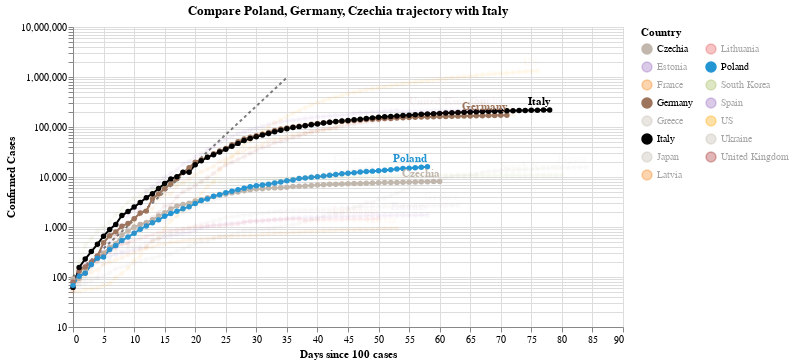

Notebook source saved alongside this figure:
### Code cell
#hide_input
chart2 = make_since_chart(dff2,['Poland', 'Germany', 'Czechia'], baseline_countries)
chart2

### Figure 1 — Vega-Lite specification as saved in the notebook (floating-point values rounded to 4 significant figures; data arrays with more than 128 entries replaced by an {"elided": "..."} marker saying what was removed)
{"config": {"view": {"continuousWidth": 400, "continuousHeight": 300}}, "layer": [{"data": {"name": "data-628230001892d6798b50651be41d1b3e"}, "mark": {"type": "line", "color": "black", "opacity": 0.5, "strokeDash": [3, 3]}, "encoding": {"x": {"type": "quantitative", "field": "Days since 100 cases"}, "y": {"type": "quantitative", "field": "Confirmed Cases"}}}, {"data": {"name": "data-bd0f9c2c95d9cda0ca8de9f960e61161"}, "mark": {"type": "line", "point": true}, "encoding": {"color": {"type": "nominal", "field": "Country", "legend": {"columns": 2}, "scale": {"domain": ["Czechia", "Estonia", "France", "Germany", "Greece", "Italy", "Japan", "Latvia", "Lithuania", "Poland", "South Korea", "Spain", "US", "Ukraine", "United Kingdom"], "range": ["#C1B7AD", "#9467bd", "#F58518", "#9D755D", "#C1B7AD", "black", "#C1B7AD", "#F58518", "#E45756", "#2495D3", "#A1BA59", "#9467bd", "orange", "#C1B7AD", "brown"]}}, "opacity": {"condition": {"value": 1, "selection": "selector007"}, "value": 0.05}, "tooltip": [{"type": "nominal", "field": "Country"}, {"type": "temporal", "field": "Date"}, {"type": "quantitative", "field": "Confirmed Cases"}, {"type": "quantitative", "field": "Days since 100 cases"}], "x": {"type": "quantitative", "field": "Days since 100 cases"}, "y": {"type": "quantitative", "field": "Confirmed Cases", "scale": {"type": "log"}}}, "selection": {"selector007": {"type": "multi", "fields": ["Country"], "bind": "legend", "init": [{"Country": "Poland"}, {"Country": "Germany"}, {"Country": "Czechia"}, {"Country": "Italy"}]}}, "width": 550}, {"data": {"name": "data-bd0f9c2c95d9cda0ca8de9f960e61161"}, "mark": {"type": "text", "align": "right", "dy": -8, "fontWeight": "bold"}, "encoding": {"color": {"type": "nominal", "field": "Country", "legend": {"columns": 2}, "scale": {"domain": ["Czechia", "Estonia", "France", "Germany", "Greece", "Italy", "Japan", "Latvia", "Lithuania", "Poland", "South Korea", "Spain", "US", "Ukraine", "United Kingdom"], "range": ["#C1B7AD", "#9467bd", "#F58518", "#9D755D", "#C1B7AD", "black", "#C1B7AD", "#F58518", "#E45756", "#2495D3", "#A1BA59", "#9467bd", "orange", "#C1B7AD", "brown"]}}, "opacity": {"condition": {"value": 1, "selection": "selector007"}, "value": 0.05}, "text": {"type": "nominal", "field": "Country"}, "tooltip": [{"type": "nominal", "field": "Country"}, {"type": "temporal", "field": "Date"}, {"type": "quantitative", "field": "Confirmed Cases"}, {"type": "quantitative", "field": "Days since 100 cases"}], "x": {"type": "quantitative", "field": "Days since 100 cases"}, "y": {"type": "quantitative", "field": "Confirmed Cases", "scale": {"type": "log"}}}, "transform": [{"filter": "(datum['Date'] >= 1589068800000)"}], "width": 550}], "title": "Compare Poland, Germany, Czechia trajectory with Italy", "$schema": "https://vega.github.io/schema/vega-lite/v4.0.2.json", "datasets": {"data-628230001892d6798b50651be41d1b3e": [{"Days since 100 cases": 0, "Confirmed Cases": 100.0}, {"Days since 100 cases": 1, "Confirmed Cases": 130.0}, {"Days since 100 cases": 2, "Confirmed Cases": 169.0}, {"Days since 100 cases": 3, "Confirmed Cases": 219.7}, {"Days since 100 cases": 4, "Confirmed Cases": 285.6}, {"Days since 100 cases": 5, "Confirmed Cases": 371.3}, {"Days since 100 cases": 6, "Confirmed Cases": 482.7}, {"Days since 100 cases": 7, "Confirmed Cases": 627.5}, {"Days since 100 cases": 8, "Confirmed Cases": 815.7}, {"Days since 100 cases": 9, "Confirmed Cases": 1060.0}, {"Days since 100 cases": 10, "Confirmed Cases": 1379.0}, {"Days since 100 cases": 11, "Confirmed Cases": 1792.0}, {"Days since 100 cases": 12, "Confirmed Cases": 2330.0}, {"Days since 100 cases": 13, "Confirmed Cases": 3029.0}, {"Days since 100 cases": 14, "Confirmed Cases": 3937.0}, {"Days since 100 cases": 15, "Confirmed Cases": 5119.0}, {"Days since 100 cases": 16, "Confirmed Cases": 6654.0}, {"Days since 100 cases": 17, "Confirmed Cases": 8650.0}, {"Days since 100 cases": 18, "Confirmed Cases": 11250.0}, {"Days since 100 cases": 19, "Confirmed Cases": 14620.0}, {"Days since 100 cases": 20, "Confirmed Cases": 19000.0}, {"Days since 100 cases": 21, "Confirmed Cases": 24710.0}, {"Days since 100 cases": 22, "Confirmed Cases": 32120.0}, {"Days since 100 cases": 23, "Confirmed Cases": 41750.0}, {"Days since 100 cases": 24, "Confirmed Cases": 54280.0}, {"Days since 100 cases": 25, "Confirmed Cases": 70560.0}, {"Days since 100 cases": 26, "Confirmed Cases": 91730.0}, {"Days since 100 cases": 27, "Confirmed Cases": 119300.0}, {"Days since 100 cases": 28, "Confirmed Cases": 155000.0}, {"Days since 100 cases": 29, "Confirmed Cases": 201500.0}, {"Days since 100 cases": 30, "Confirmed Cases": 262000.0}, {"Days since 100 cases": 31, "Confirmed Cases": 340600.0}, {"Days since 100 cases": 32, "Confirmed Cases": 442800.0}, {"Days since 100 cases": 33, "Confirmed Cases": 575600.0}, {"Days since 100 cases": 34, "Confirmed Cases": 748300.0}, {"Days since 100 cases": 35, "Confirmed Cases": 972800.0}], "data-bd0f9c2c95d9cda0ca8de9f960e61161": {"elided": "1005 records"}}}
